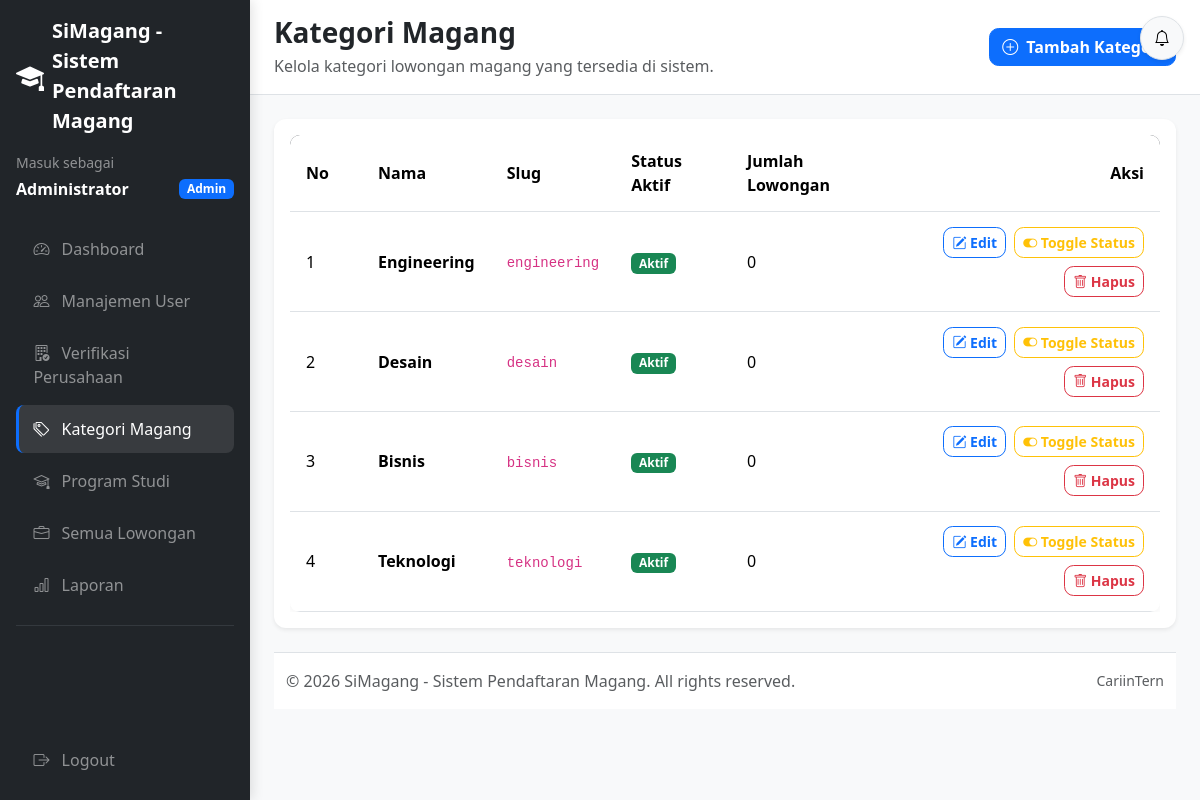
Page /admin/categories/index.php (signed in) on the committed database.
### tables this page shows
CREATE TABLE internship_categories (
    id INT UNSIGNED AUTO_INCREMENT PRIMARY KEY,
    name VARCHAR(100) NOT NULL,
    slug VARCHAR(100) NOT NULL,
    description TEXT NULL,
    is_active TINYINT(1) NOT NULL DEFAULT 1,
    created_at TIMESTAMP NOT NULL DEFAULT CURRENT_TIMESTAMP,
    updated_at TIMESTAMP NOT NULL DEFAULT CURRENT_TIMESTAMP ON UPDATE CURRENT_TIMESTAMP,
    UNIQUE KEY unique_internship_categories_slug (slug),
    KEY idx_internship_categories_is_active (is_active)
);

### includes/functions.php (called while the page is built, shortened)
<?php
function sanitize(string $input): string
{
    return htmlspecialchars(trim($input), ENT_QUOTES, 'UTF-8');
}

### admin/categories/index.php (the view, shortened to what this page needs)
<?php
$categories = [];
try {
    $pdo = Database::getInstance()->getConnection();
    $stmt = $pdo->query(
        'SELECT internship_categories.id, internship_categories.name, internship_categories.slug,
                internship_categories.is_active, internship_categories.created_at,
                (SELECT COUNT(*) FROM job_listings WHERE job_listings.category_id = internship_categories.id) AS jobs_count
         FROM internship_categories
         ORDER BY internship_categories.created_at DESC, internship_categories.id DESC'
    );
    $categories = $stmt->fetchAll();
} catch (PDOException $exception) {
    error_log('Load categories failed: ' . $exception->getMessage());
    set_flash('error', 'Data kategori gagal dimuat. Silakan coba lagi nanti');
}
require_once __DIR__ . '/../../layouts/header.php';
require_once __DIR__ . '/../../layouts/sidebar_admin.php';
?>
<div class="page-header d-flex flex-column flex-md-row justify-content-between align-items-md-center gap-3">
    <div>
        <h1 class="h3 fw-bold mb-1">Kategori Magang</h1>
        <p class="text-muted mb-0">Kelola kategori lowongan magang yang tersedia di sistem.</p>
    </div>
    <a href="<?= rtrim(BASE_URL, '/'); ?>/admin/categories/create.php" class="btn btn-primary">
        <i class="bi bi-plus-circle me-1"></i>
        Tambah Kategori
    </a>
</div>
<div class="card border-0 shadow-sm">
    <div class="card-body">
        <div class="table-responsive">
            <table class="table table-custom align-middle mb-0">
                <thead>
                    <tr>
                        <th style="width: 72px;">No</th>
                        <th>Nama</th>
                        <th>Slug</th>
                        <th>Status Aktif</th>
                        <th>Jumlah Lowongan</th>
                        <th class="text-end">Aksi</th>
                    </tr>
                </thead>
                <tbody>
                    <?php foreach ($categories as $index => $category): ?>
                        <?php
                        $categoryId = (int) $category['id'];
                        $jobsCount = (int) $category['jobs_count'];
                        $deleteModalId = 'deleteCategoryModal' . $categoryId;
                        ?>
                        <tr>
                            <td><?= number_format($index + 1); ?></td>
                            <td class="fw-semibold"><?= sanitize((string) $category['name']); ?></td>
                            <td><code><?= sanitize((string) $category['slug']); ?></code></td>
                            <td>
                                <?php if ((int) $category['is_active'] === 1): ?>
                                    <span class="badge bg-success">Aktif</span>
                                <?php else: ?>
                                    <span class="badge bg-secondary">Nonaktif</span>
                                <?php endif; ?>
                            </td>
                            <td><?= number_format($jobsCount); ?></td>
                            <td class="text-end">
                                <div class="d-inline-flex flex-wrap justify-content-end gap-2">
                                    <a href="<?= rtrim(BASE_URL, '/'); ?>/admin/categories/edit.php?id=<?= $categoryId; ?>" class="btn btn-sm btn-outline-primary">
                                        <i class="bi bi-pencil-square"></i>
                                        Edit
                                    </a>
                                    <form method="POST" action="index.php" class="d-inline">
                                        <button type="submit" class="btn btn-sm btn-outline-warning">
                                            <i class="bi bi-toggle-on"></i>
                                            Toggle Status
                                        </button>
                                    </form>
                                    <?php if ($jobsCount === 0): ?>
                                        <button type="button" class="btn btn-sm btn-outline-danger" data-bs-toggle="modal" data-bs-target="#<?= $deleteModalId; ?>">
                                            <i class="bi bi-trash"></i>
                                            Hapus
                                        </button>
                                    <?php endif; ?>
                                </div>
                            </td>
                        </tr>
                    <?php endforeach; ?>
                </tbody>
            </table>
        </div>
    </div>
</div>
<?php require_once __DIR__ . '/../../layouts/footer.php'; ?>

### layouts/header.php (shortened to what this page needs)
<?php
require_once __DIR__ . '/../includes/functions.php';
$currentUserId = (int) ($_SESSION['user_id'] ?? 0);
?>
<!DOCTYPE html>
<html lang="id">
<head>
    <link href="https://cdn.jsdelivr.net/npm/bootstrap@5.3.3/dist/css/bootstrap.min.css" rel="stylesheet">
    <link href="https://cdn.jsdelivr.net/npm/bootstrap-icons@1.11.3/font/bootstrap-icons.min.css" rel="stylesheet">
    <link href="<?= rtrim(BASE_URL, '/'); ?>/assets/css/custom.css" rel="stylesheet">
</head>
<body>
    <?php if ($currentUserId > 0): ?>
        <nav class="notification-navbar position-fixed top-0 end-0 p-3" style="z-index: 1060;">
            <div class="dropdown">
                <button
                    class="btn btn-light border shadow-sm position-relative rounded-circle"
                    type="button"
                    data-bs-toggle="dropdown"
                    aria-expanded="false"
                    aria-label="Notifikasi"
                    style="width: 44px; height: 44px;"
                >
                    <i class="bi bi-bell"></i>
                </button>
            </div>
        </nav>
    <?php endif; ?>
    <div class="wrapper d-flex">

### layouts/sidebar_admin.php (shortened to what this page needs)
<?php
require_once __DIR__ . '/../includes/functions.php';
$currentPath = $_SERVER['PHP_SELF'] ?? '';
$userName = sanitize((string) ($_SESSION['user_name'] ?? 'Admin'));
if (!function_exists('admin_sidebar_is_active')) {
    function admin_sidebar_is_active(string $href, string $currentPath): bool
    {
        return str_contains($currentPath, $href);
    }
}
$menuItems = [
    [
        'label' => 'Dashboard',
        'icon' => 'bi-speedometer2',
        'href' => 'admin/dashboard.php',
    ],
    [
        'label' => 'Manajemen User',
        'icon' => 'bi-people',
        'href' => 'admin/users/index.php',
    ],
    [
        'label' => 'Verifikasi Perusahaan',
        'icon' => 'bi-building-check',
        'href' => 'admin/companies/index.php',
    ],
    [
        'label' => 'Kategori Magang',
        'icon' => 'bi-tags',
        'href' => 'admin/categories/index.php',
    ],
    [
        'label' => 'Program Studi',
        'icon' => 'bi-mortarboard',
        'href' => 'admin/programs/index.php',
    ],
    [
        'label' => 'Semua Lowongan',
        'icon' => 'bi-briefcase',
        'href' => 'admin/jobs/index.php',
    ],
    [
        'label' => 'Laporan',
        'icon' => 'bi-bar-chart',
        'href' => 'admin/reports.php',
    ],
];
?>
<aside
    id="adminSidebar"
    class="sidebar-admin collapse d-md-block bg-dark text-white position-fixed top-0 start-0 vh-100 overflow-auto"
    style="width: 250px; z-index: 1040;"
>
    <div class="d-flex flex-column h-100 p-3">
        <div class="mb-4">
            <a href="<?= rtrim(BASE_URL, '/'); ?>/admin/dashboard.php" class="d-flex align-items-center mb-3 text-white text-decoration-none">
                <i class="bi bi-mortarboard-fill fs-3 me-2"></i>
                <span class="fs-5 fw-bold"><?= sanitize(APP_NAME); ?></span>
            </a>
            <div class="small text-white-50">Masuk sebagai</div>
            <div class="d-flex align-items-center justify-content-between mt-1">
                <span class="fw-semibold text-truncate"><?= $userName; ?></span>
                <span class="badge bg-primary ms-2">Admin</span>
            </div>
        </div>
        <nav class="nav nav-pills flex-column gap-1">
            <?php foreach ($menuItems as $item): ?>
                <?php
                $isActive = admin_sidebar_is_active($item['href'], $currentPath);
                $linkClass = $isActive ? 'nav-link active' : 'nav-link text-white-50';
                ?>
                <a class="<?= $linkClass; ?>" href="<?= rtrim(BASE_URL, '/'); ?>/<?= $item['href']; ?>">
                    <i class="bi <?= $item['icon']; ?> me-2"></i>
                    <?= sanitize($item['label']); ?>
                </a>
            <?php endforeach; ?>
        </nav>
        <hr class="border-secondary my-3">
        <nav class="nav nav-pills flex-column mt-auto">
            <a class="nav-link text-white-50" href="<?= rtrim(BASE_URL, '/'); ?>/logout.php">
                <i class="bi bi-box-arrow-right me-2"></i>
                Logout
            </a>
        </nav>
    </div>
</aside>
<div class="content admin-content flex-grow-1 p-4" style="margin-left: 250px;">

### layouts/footer.php (shortened to what this page needs)
        <footer class="border-top bg-white text-muted py-3 mt-4">
            <div class="container-fluid d-flex flex-column flex-md-row justify-content-between align-items-center gap-2">
                <span>&copy; <?= date('Y'); ?> <?= sanitize(APP_NAME); ?>. All rights reserved.</span>
                <span class="small">CariinTern</span>
            </div>
        </footer>
    </div>
</div>
</body>
</html>

### assets/css/custom.css (style rules this page uses)
:root { --app-sidebar-width: 250px; --app-bg: #f8f9fa; --app-border: #dee2e6; --app-primary: #0d6efd; --app-dark: #212529; --app-muted: #6c757d; }
body { background: var(--app-bg); color: #212529; font-family: system-ui, -apple-system, "Segoe UI", Roboto, "Helvetica Neue", Arial, sans-serif; }
a { transition: color 0.2s ease, background-color 0.2s ease, border-color 0.2s ease; }
.wrapper { min-height: 100vh; }
.sidebar, .sidebar-admin, .sidebar-company, .sidebar-student { width: var(--app-sidebar-width); min-height: 100vh; position: fixed; top: 0; left: 0; background: var(--app-dark); box-shadow: 2px 0 12px rgba(0, 0, 0, 0.12); transition: margin-left 0.3s ease, transform 0.3s ease; }
.content { margin-left: var(--app-sidebar-width); min-height: 100vh; background: var(--app-bg); }
.sidebar .nav-link, .sidebar-admin .nav-link, .sidebar-company .nav-link, .sidebar-student .nav-link { border-left: 3px solid transparent; border-radius: 0.5rem; padding: 0.75rem 0.9rem; }
.sidebar .nav-link.active, .sidebar-admin .nav-link.active, .sidebar-company .nav-link.active, .sidebar-student .nav-link.active { background: rgba(255, 255, 255, 0.1); border-left: 3px solid var(--app-primary); color: #fff; }
.page-header { background: #fff; border-bottom: 1px solid var(--app-border); padding: 1rem 1.5rem; margin: -1.5rem -1.5rem 1.5rem; }
.page-header h1, .page-header h2, .page-header h3 { margin-bottom: 0; font-weight: 700; }
.table-custom { background: #fff; border-radius: 10px; overflow: hidden; box-shadow: 0 2px 10px rgba(0, 0, 0, 0.05); }
.table-custom thead { background: #343a40; color: #fff; }
.table-custom th, .table-custom td { vertical-align: middle; padding: 0.9rem 1rem; }
.card { border: none; border-radius: 12px; box-shadow: 0 2px 10px rgba(0, 0, 0, 0.06); }
.btn { border-radius: 0.6rem; font-weight: 600; }

### rows in the picture
internship_categories: name "Engineering", slug "engineering", is_active "Aktif", jobsCount "0"
internship_categories: name "Desain", slug "desain", is_active "Aktif", jobsCount "0"
internship_categories: name "Bisnis", slug "bisnis", is_active "Aktif", jobsCount "0"
internship_categories: name "Teknologi", slug "teknologi", is_active "Aktif", jobsCount "0"

### other values in the picture
APP_NAME "SiMagang - Sistem Pendaftaran Magang"
$userName "Administrator"
$item['label'] "Dashboard"
$item['label'] "Manajemen User"
$item['label'] "Verifikasi Perusahaan"
$item['label'] "Kategori Magang"
$item['label'] "Program Studi"
$item['label'] "Semua Lowongan"
$item['label'] "Laporan"
